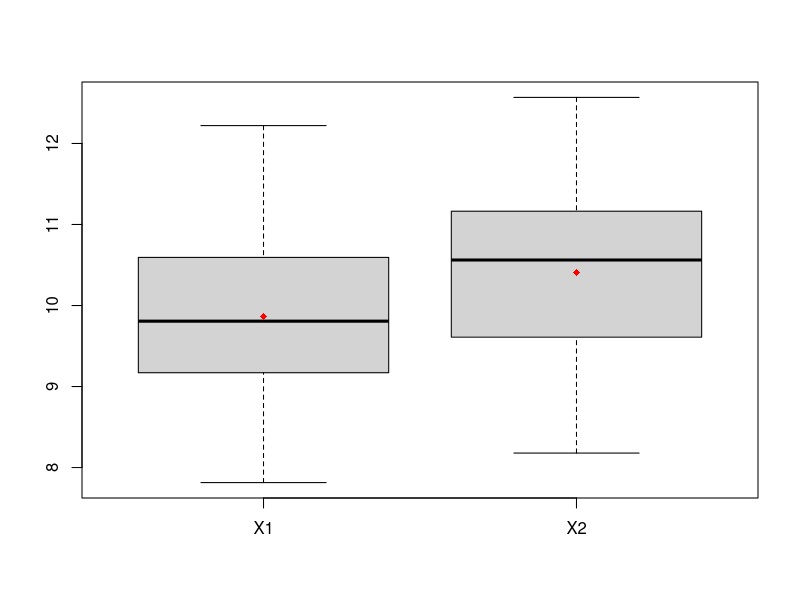

Source code (R):
# La t de Student se utiliza para comprobar la igualdad de las medias de dos muestras. También para comprobar si la media de una muestra es igual a una media teórica determinada. Los datos tienen que tener distribución normal (véase la prueba de Shapiro-Wilk. En el caso de que este requisito no se cumpla se puede utilizar en su lugar la prueba de los rangos con signo de Wilcoxon.
 

# Comparación de dos medias, t de student
# Prueba paramétrica
set.seed(10)
x1 <- rnorm(100,10) # Variable aleatoria de media 10
x2 <- rnorm(100,10.5) # Variable aleatoria de media 10.5
 
test <- t.test(x1,x2) # Prueba t de Student
 
print(test)


#Dado que p-value < 0.05 podemos afirmar que las muestras difieren en su media.

# Un gráfico de cajas ayuda a interpretar este resultado. Las medias se indican mediante un punto rojo:
boxplot(x1,x2,names=c("X1","X2"))
medias <- c(mean(x1),mean(x2))
points(medias,pch=18,col="red")
